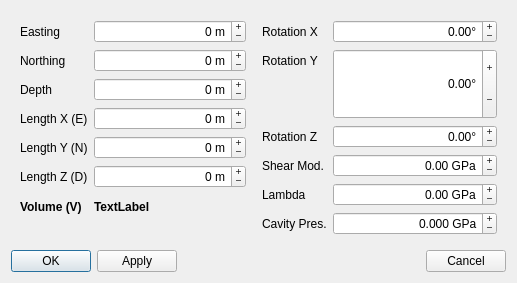
<?xml version="1.0" encoding="UTF-8"?>
<ui version="4.0">
 <class>EllipsoidSourceDialog</class>
 <widget class="QDialog" name="EllipsoidSourceDialog">
  <property name="windowModality">
   <enum>Qt::WindowModal</enum>
  </property>
  <property name="geometry">
   <rect>
    <x>0</x>
    <y>0</y>
    <width>517</width>
    <height>283</height>
   </rect>
  </property>
  <property name="sizePolicy">
   <sizepolicy hsizetype="Preferred" vsizetype="Preferred">
    <horstretch>0</horstretch>
    <verstretch>0</verstretch>
   </sizepolicy>
  </property>
  <property name="minimumSize">
   <size>
    <width>0</width>
    <height>0</height>
   </size>
  </property>
  <property name="maximumSize">
   <size>
    <width>16777215</width>
    <height>16777215</height>
   </size>
  </property>
  <property name="focusPolicy">
   <enum>Qt::StrongFocus</enum>
  </property>
  <property name="windowTitle">
   <string>EllipsoidSource Parameters</string>
  </property>
  <property name="modal">
   <bool>false</bool>
  </property>
  <layout class="QVBoxLayout" name="verticalLayout">
   <item>
    <widget class="QWidget" name="widget" native="true">
     <property name="enabled">
      <bool>true</bool>
     </property>
     <property name="sizePolicy">
      <sizepolicy hsizetype="Expanding" vsizetype="Expanding">
       <horstretch>0</horstretch>
       <verstretch>0</verstretch>
      </sizepolicy>
     </property>
     <property name="autoFillBackground">
      <bool>false</bool>
     </property>
     <property name="styleSheet">
      <string notr="true"/>
     </property>
     <layout class="QHBoxLayout" name="horizontalLayout_2">
      <item>
       <layout class="QFormLayout" name="formLayout_1">
        <property name="fieldGrowthPolicy">
         <enum>QFormLayout::ExpandingFieldsGrow</enum>
        </property>
        <property name="rightMargin">
         <number>10</number>
        </property>
        <item row="0" column="0">
         <widget class="QLabel" name="eastingLabel">
          <property name="toolTip">
           <string>&lt;span style='font-family: monospace'&gt;EllipsoidSource.easting&lt;/span&gt;&lt;br&gt;
Coordinate of the point source.</string>
          </property>
          <property name="text">
           <string>Easting</string>
          </property>
          <property name="buddy">
           <cstring>easting</cstring>
          </property>
         </widget>
        </item>
        <item row="0" column="1">
         <widget class="QSpinBox" name="easting">
          <property name="sizePolicy">
           <sizepolicy hsizetype="Expanding" vsizetype="Fixed">
            <horstretch>0</horstretch>
            <verstretch>0</verstretch>
           </sizepolicy>
          </property>
          <property name="wrapping">
           <bool>true</bool>
          </property>
          <property name="alignment">
           <set>Qt::AlignRight|Qt::AlignTrailing|Qt::AlignVCenter</set>
          </property>
          <property name="buttonSymbols">
           <enum>QAbstractSpinBox::PlusMinus</enum>
          </property>
          <property name="accelerated">
           <bool>false</bool>
          </property>
          <property name="suffix">
           <string> m</string>
          </property>
          <property name="minimum">
           <number>-10000000</number>
          </property>
          <property name="maximum">
           <number>10000000</number>
          </property>
          <property name="singleStep">
           <number>100</number>
          </property>
         </widget>
        </item>
        <item row="1" column="0">
         <widget class="QLabel" name="northingLabel">
          <property name="toolTip">
           <string>&lt;span style='font-family: monospace'&gt;EllipsoidSource.northing&lt;/span&gt;&lt;br&gt;
Coordinate of the point source.</string>
          </property>
          <property name="text">
           <string>Northing</string>
          </property>
          <property name="buddy">
           <cstring>northing</cstring>
          </property>
         </widget>
        </item>
        <item row="1" column="1">
         <widget class="QSpinBox" name="northing">
          <property name="sizePolicy">
           <sizepolicy hsizetype="Expanding" vsizetype="Fixed">
            <horstretch>0</horstretch>
            <verstretch>0</verstretch>
           </sizepolicy>
          </property>
          <property name="wrapping">
           <bool>true</bool>
          </property>
          <property name="alignment">
           <set>Qt::AlignRight|Qt::AlignTrailing|Qt::AlignVCenter</set>
          </property>
          <property name="buttonSymbols">
           <enum>QAbstractSpinBox::PlusMinus</enum>
          </property>
          <property name="accelerated">
           <bool>false</bool>
          </property>
          <property name="suffix">
           <string> m</string>
          </property>
          <property name="minimum">
           <number>-10000000</number>
          </property>
          <property name="maximum">
           <number>10000000</number>
          </property>
          <property name="singleStep">
           <number>100</number>
          </property>
         </widget>
        </item>
        <item row="2" column="0">
         <widget class="QLabel" name="depthLabel">
          <property name="toolTip">
           <string>&lt;span style='font-family: monospace'&gt;EllipsoidSource.depth&lt;/span&gt;&lt;br&gt;
Depth of the point source.</string>
          </property>
          <property name="text">
           <string>Depth</string>
          </property>
          <property name="buddy">
           <cstring>depth</cstring>
          </property>
         </widget>
        </item>
        <item row="2" column="1">
         <widget class="QSpinBox" name="depth">
          <property name="sizePolicy">
           <sizepolicy hsizetype="Expanding" vsizetype="Fixed">
            <horstretch>0</horstretch>
            <verstretch>0</verstretch>
           </sizepolicy>
          </property>
          <property name="wrapping">
           <bool>true</bool>
          </property>
          <property name="alignment">
           <set>Qt::AlignRight|Qt::AlignTrailing|Qt::AlignVCenter</set>
          </property>
          <property name="buttonSymbols">
           <enum>QAbstractSpinBox::PlusMinus</enum>
          </property>
          <property name="accelerated">
           <bool>false</bool>
          </property>
          <property name="suffix">
           <string> m</string>
          </property>
          <property name="minimum">
           <number>0</number>
          </property>
          <property name="maximum">
           <number>10000000</number>
          </property>
          <property name="singleStep">
           <number>100</number>
          </property>
         </widget>
        </item>
        <item row="3" column="0">
         <widget class="QLabel" name="length_xLabel">
          <property name="toolTip">
           <string>&lt;span style='font-family: monospace'&gt;EllipsoidSource.length_x&lt;/span&gt;&lt;br&gt;
Length of x semi-axis of ellisoid before rotation.</string>
          </property>
          <property name="text">
           <string>Length X (E)</string>
          </property>
          <property name="buddy">
           <cstring>length_x</cstring>
          </property>
         </widget>
        </item>
        <item row="3" column="1">
         <widget class="QSpinBox" name="length_x">
          <property name="sizePolicy">
           <sizepolicy hsizetype="Expanding" vsizetype="Fixed">
            <horstretch>0</horstretch>
            <verstretch>0</verstretch>
           </sizepolicy>
          </property>
          <property name="wrapping">
           <bool>true</bool>
          </property>
          <property name="alignment">
           <set>Qt::AlignRight|Qt::AlignTrailing|Qt::AlignVCenter</set>
          </property>
          <property name="buttonSymbols">
           <enum>QAbstractSpinBox::PlusMinus</enum>
          </property>
          <property name="accelerated">
           <bool>false</bool>
          </property>
          <property name="suffix">
           <string> m</string>
          </property>
          <property name="minimum">
           <number>0</number>
          </property>
          <property name="maximum">
           <number>10000000</number>
          </property>
          <property name="singleStep">
           <number>25</number>
          </property>
         </widget>
        </item>
        <item row="4" column="0">
         <widget class="QLabel" name="length_yLabel">
          <property name="toolTip">
           <string>&lt;span style='font-family: monospace'&gt;EllipsoidSource.length_y&lt;/span&gt;&lt;br&gt;
Length of y semi-axis of ellisoid before rotation.</string>
          </property>
          <property name="text">
           <string>Length Y (N)</string>
          </property>
          <property name="buddy">
           <cstring>length_y</cstring>
          </property>
         </widget>
        </item>
        <item row="4" column="1">
         <widget class="QSpinBox" name="length_y">
          <property name="sizePolicy">
           <sizepolicy hsizetype="Expanding" vsizetype="Fixed">
            <horstretch>0</horstretch>
            <verstretch>0</verstretch>
           </sizepolicy>
          </property>
          <property name="wrapping">
           <bool>true</bool>
          </property>
          <property name="alignment">
           <set>Qt::AlignRight|Qt::AlignTrailing|Qt::AlignVCenter</set>
          </property>
          <property name="buttonSymbols">
           <enum>QAbstractSpinBox::PlusMinus</enum>
          </property>
          <property name="accelerated">
           <bool>false</bool>
          </property>
          <property name="suffix">
           <string> m</string>
          </property>
          <property name="minimum">
           <number>0</number>
          </property>
          <property name="maximum">
           <number>10000000</number>
          </property>
          <property name="singleStep">
           <number>25</number>
          </property>
         </widget>
        </item>
        <item row="5" column="0">
         <widget class="QLabel" name="length_zLabel">
          <property name="toolTip">
           <string>&lt;span style='font-family: monospace'&gt;EllipsoidSource.length_z&lt;/span&gt;&lt;br&gt;
Length of x semi-axis of ellisoid before rotation.</string>
          </property>
          <property name="text">
           <string>Length Z (D)</string>
          </property>
          <property name="buddy">
           <cstring>length_z</cstring>
          </property>
         </widget>
        </item>
        <item row="5" column="1">
         <widget class="QSpinBox" name="length_z">
          <property name="sizePolicy">
           <sizepolicy hsizetype="Expanding" vsizetype="Fixed">
            <horstretch>0</horstretch>
            <verstretch>0</verstretch>
           </sizepolicy>
          </property>
          <property name="wrapping">
           <bool>true</bool>
          </property>
          <property name="alignment">
           <set>Qt::AlignRight|Qt::AlignTrailing|Qt::AlignVCenter</set>
          </property>
          <property name="buttonSymbols">
           <enum>QAbstractSpinBox::PlusMinus</enum>
          </property>
          <property name="accelerated">
           <bool>false</bool>
          </property>
          <property name="suffix">
           <string> m</string>
          </property>
          <property name="minimum">
           <number>0</number>
          </property>
          <property name="maximum">
           <number>10000000</number>
          </property>
          <property name="singleStep">
           <number>25</number>
          </property>
         </widget>
        </item>
        <item row="6" column="0">
         <widget class="QLabel" name="volumeLabel">
          <property name="minimumSize">
           <size>
            <width>0</width>
            <height>25</height>
           </size>
          </property>
          <property name="font">
           <font>
            <weight>75</weight>
            <bold>true</bold>
           </font>
          </property>
          <property name="toolTip">
           <string>&lt;span style='font-family: monospace'&gt;EllipsoidSource.volume&lt;/span&gt;&lt;br&gt;
Volume of the ellipsoid.</string>
          </property>
          <property name="text">
           <string>Volume (V)</string>
          </property>
         </widget>
        </item>
        <item row="6" column="1">
         <widget class="QLabel" name="volume">
          <property name="minimumSize">
           <size>
            <width>0</width>
            <height>25</height>
           </size>
          </property>
          <property name="font">
           <font>
            <weight>75</weight>
            <bold>true</bold>
           </font>
          </property>
          <property name="text">
           <string>TextLabel</string>
          </property>
         </widget>
        </item>
       </layout>
      </item>
      <item>
       <layout class="QFormLayout" name="formLayout_2">
        <property name="fieldGrowthPolicy">
         <enum>QFormLayout::ExpandingFieldsGrow</enum>
        </property>
        <item row="0" column="0">
         <widget class="QLabel" name="rotation_xLabel">
          <property name="toolTip">
           <string>&lt;span style='font-family: monospace'&gt;EllipsoidSource.rotation_x&lt;/span&gt;&lt;br&gt;
Clockwise rotation of ellipsoid around x-axis.</string>
          </property>
          <property name="text">
           <string>Rotation X</string>
          </property>
          <property name="buddy">
           <cstring>rotation_x</cstring>
          </property>
         </widget>
        </item>
        <item row="0" column="1">
         <widget class="QDoubleSpinBox" name="rotation_x">
          <property name="sizePolicy">
           <sizepolicy hsizetype="Expanding" vsizetype="Fixed">
            <horstretch>0</horstretch>
            <verstretch>0</verstretch>
           </sizepolicy>
          </property>
          <property name="wrapping">
           <bool>true</bool>
          </property>
          <property name="alignment">
           <set>Qt::AlignRight|Qt::AlignTrailing|Qt::AlignVCenter</set>
          </property>
          <property name="buttonSymbols">
           <enum>QAbstractSpinBox::PlusMinus</enum>
          </property>
          <property name="suffix">
           <string>°</string>
          </property>
          <property name="maximum">
           <double>360.000000000000000</double>
          </property>
         </widget>
        </item>
        <item row="1" column="0">
         <widget class="QLabel" name="rotation_yLabel">
          <property name="toolTip">
           <string>&lt;span style='font-family: monospace'&gt;EllipsoidSource.rotation_y&lt;/span&gt;&lt;br&gt;
Clockwise rotation of ellipsoid around y-axis.</string>
          </property>
          <property name="text">
           <string>Rotation Y</string>
          </property>
          <property name="buddy">
           <cstring>rotation_y</cstring>
          </property>
         </widget>
        </item>
        <item row="1" column="1">
         <widget class="QDoubleSpinBox" name="rotation_y">
          <property name="sizePolicy">
           <sizepolicy hsizetype="Expanding" vsizetype="Expanding">
            <horstretch>0</horstretch>
            <verstretch>0</verstretch>
           </sizepolicy>
          </property>
          <property name="wrapping">
           <bool>true</bool>
          </property>
          <property name="alignment">
           <set>Qt::AlignRight|Qt::AlignTrailing|Qt::AlignVCenter</set>
          </property>
          <property name="buttonSymbols">
           <enum>QAbstractSpinBox::PlusMinus</enum>
          </property>
          <property name="suffix">
           <string>°</string>
          </property>
          <property name="maximum">
           <double>360.000000000000000</double>
          </property>
         </widget>
        </item>
        <item row="2" column="0">
         <widget class="QLabel" name="rotation_zLabel">
          <property name="toolTip">
           <string>&lt;span style='font-family: monospace'&gt;EllipsoidSource.rotation_z&lt;/span&gt;&lt;br&gt;
Clockwise rotation of ellipsoid around z-axis.</string>
          </property>
          <property name="text">
           <string>Rotation Z</string>
          </property>
          <property name="buddy">
           <cstring>rotation_z</cstring>
          </property>
         </widget>
        </item>
        <item row="2" column="1">
         <widget class="QDoubleSpinBox" name="rotation_z">
          <property name="sizePolicy">
           <sizepolicy hsizetype="Expanding" vsizetype="Fixed">
            <horstretch>0</horstretch>
            <verstretch>0</verstretch>
           </sizepolicy>
          </property>
          <property name="wrapping">
           <bool>true</bool>
          </property>
          <property name="alignment">
           <set>Qt::AlignRight|Qt::AlignTrailing|Qt::AlignVCenter</set>
          </property>
          <property name="buttonSymbols">
           <enum>QAbstractSpinBox::PlusMinus</enum>
          </property>
          <property name="suffix">
           <string>°</string>
          </property>
          <property name="minimum">
           <double>0.000000000000000</double>
          </property>
          <property name="maximum">
           <double>360.000000000000000</double>
          </property>
         </widget>
        </item>
        <item row="3" column="0">
         <widget class="QLabel" name="muLabel">
          <property name="toolTip">
           <string>&lt;span style='font-family: monospace'&gt;EllipsoidSource.mu&lt;/span&gt;&lt;br&gt;
Shear modulus, 2. Lame parameter.</string>
          </property>
          <property name="text">
           <string>Shear Mod.</string>
          </property>
          <property name="buddy">
           <cstring>mu</cstring>
          </property>
         </widget>
        </item>
        <item row="4" column="0">
         <widget class="QLabel" name="lamdaLabel">
          <property name="toolTip">
           <string>&lt;span style='font-family: monospace'&gt;EllipsoidSource.lamda&lt;/span&gt;&lt;br&gt;
1. Lame parameter.</string>
          </property>
          <property name="text">
           <string>Lambda</string>
          </property>
          <property name="buddy">
           <cstring>lamda</cstring>
          </property>
         </widget>
        </item>
        <item row="3" column="1">
         <widget class="QDoubleSpinBox" name="mu">
          <property name="sizePolicy">
           <sizepolicy hsizetype="Expanding" vsizetype="Fixed">
            <horstretch>0</horstretch>
            <verstretch>0</verstretch>
           </sizepolicy>
          </property>
          <property name="wrapping">
           <bool>true</bool>
          </property>
          <property name="alignment">
           <set>Qt::AlignRight|Qt::AlignTrailing|Qt::AlignVCenter</set>
          </property>
          <property name="buttonSymbols">
           <enum>QAbstractSpinBox::PlusMinus</enum>
          </property>
          <property name="suffix">
           <string> GPa</string>
          </property>
          <property name="minimum">
           <double>0.000000000000000</double>
          </property>
          <property name="maximum">
           <double>360.000000000000000</double>
          </property>
         </widget>
        </item>
        <item row="4" column="1">
         <widget class="QDoubleSpinBox" name="lamda">
          <property name="sizePolicy">
           <sizepolicy hsizetype="Expanding" vsizetype="Fixed">
            <horstretch>0</horstretch>
            <verstretch>0</verstretch>
           </sizepolicy>
          </property>
          <property name="wrapping">
           <bool>true</bool>
          </property>
          <property name="alignment">
           <set>Qt::AlignRight|Qt::AlignTrailing|Qt::AlignVCenter</set>
          </property>
          <property name="buttonSymbols">
           <enum>QAbstractSpinBox::PlusMinus</enum>
          </property>
          <property name="prefix">
           <string/>
          </property>
          <property name="suffix">
           <string> GPa</string>
          </property>
          <property name="minimum">
           <double>0.000000000000000</double>
          </property>
          <property name="maximum">
           <double>360.000000000000000</double>
          </property>
         </widget>
        </item>
        <item row="5" column="0">
         <widget class="QLabel" name="cavity_pressureLabel">
          <property name="toolTip">
           <string>&lt;span style='font-family: monospace'&gt;EllipsoidSource.cavity_pressure&lt;/span&gt;&lt;br&gt;
Pressure on the cavity walls.</string>
          </property>
          <property name="text">
           <string>Cavity Pres.</string>
          </property>
          <property name="buddy">
           <cstring>cavity_pressure</cstring>
          </property>
         </widget>
        </item>
        <item row="5" column="1">
         <widget class="QDoubleSpinBox" name="cavity_pressure">
          <property name="sizePolicy">
           <sizepolicy hsizetype="Expanding" vsizetype="Fixed">
            <horstretch>0</horstretch>
            <verstretch>0</verstretch>
           </sizepolicy>
          </property>
          <property name="wrapping">
           <bool>true</bool>
          </property>
          <property name="alignment">
           <set>Qt::AlignRight|Qt::AlignTrailing|Qt::AlignVCenter</set>
          </property>
          <property name="buttonSymbols">
           <enum>QAbstractSpinBox::PlusMinus</enum>
          </property>
          <property name="suffix">
           <string> GPa</string>
          </property>
          <property name="decimals">
           <number>3</number>
          </property>
          <property name="minimum">
           <double>0.000000000000000</double>
          </property>
          <property name="maximum">
           <double>1000.000000000000000</double>
          </property>
         </widget>
        </item>
       </layout>
      </item>
     </layout>
    </widget>
   </item>
   <item>
    <layout class="QHBoxLayout" name="horizontalLayout_3">
     <item>
      <widget class="QPushButton" name="okButton">
       <property name="text">
        <string>OK</string>
       </property>
      </widget>
     </item>
     <item>
      <widget class="QPushButton" name="applyButton">
       <property name="text">
        <string>Apply</string>
       </property>
      </widget>
     </item>
     <item>
      <spacer name="horizontalSpacer">
       <property name="orientation">
        <enum>Qt::Horizontal</enum>
       </property>
       <property name="sizeHint" stdset="0">
        <size>
         <width>40</width>
         <height>20</height>
        </size>
       </property>
      </spacer>
     </item>
     <item>
      <widget class="QPushButton" name="cancelButton">
       <property name="text">
        <string>Cancel</string>
       </property>
      </widget>
     </item>
    </layout>
   </item>
  </layout>
 </widget>
 <tabstops>
  <tabstop>easting</tabstop>
  <tabstop>northing</tabstop>
  <tabstop>depth</tabstop>
  <tabstop>length_x</tabstop>
  <tabstop>length_y</tabstop>
  <tabstop>length_z</tabstop>
  <tabstop>rotation_x</tabstop>
  <tabstop>rotation_y</tabstop>
  <tabstop>rotation_z</tabstop>
  <tabstop>mu</tabstop>
  <tabstop>lamda</tabstop>
  <tabstop>cavity_pressure</tabstop>
  <tabstop>okButton</tabstop>
  <tabstop>applyButton</tabstop>
  <tabstop>cancelButton</tabstop>
 </tabstops>
 <resources/>
 <connections>
  <connection>
   <sender>cancelButton</sender>
   <signal>released()</signal>
   <receiver>EllipsoidSourceDialog</receiver>
   <slot>close()</slot>
   <hints>
    <hint type="sourcelabel">
     <x>506</x>
     <y>272</y>
    </hint>
    <hint type="destinationlabel">
     <x>292</x>
     <y>133</y>
    </hint>
   </hints>
  </connection>
 </connections>
</ui>
